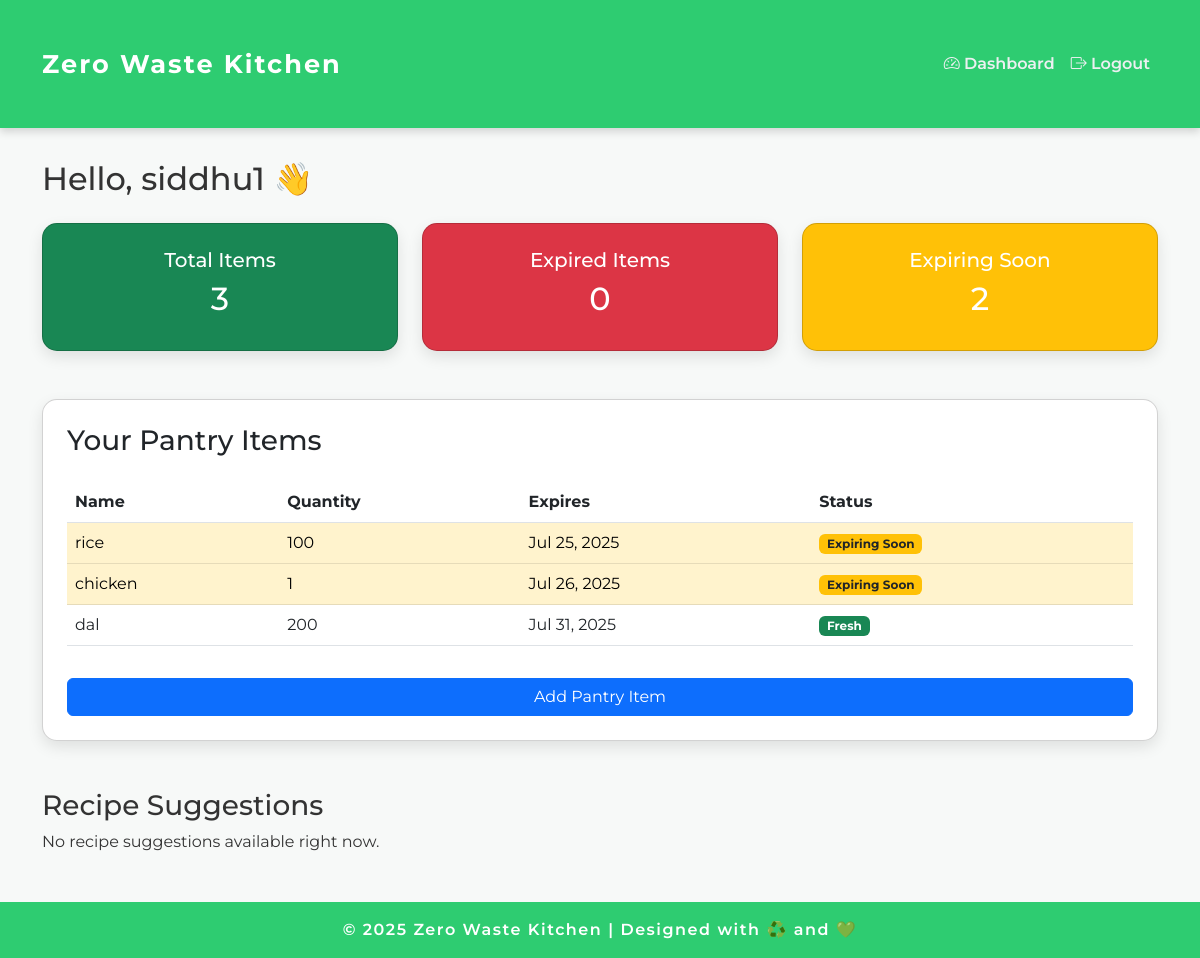
The page /pantry (signed in) on the database its author committed.
### pantry/models.py (models this page shows, shortened)
class PantryItem(models.Model):
    user = models.ForeignKey(User, on_delete=models.CASCADE)
    name = models.CharField(max_length=100)
    quantity = models.PositiveIntegerField()
    expiration_date = models.DateField()
    added_on = models.DateField(auto_now_add=True)
    used = models.BooleanField(default=False)

### pantry/views.py (the view)
# urls.py: path('', views.dashboard, name='dashboard'),  # Home page after login
@login_required
def dashboard(request):
    user = request.user
    items = PantryItem.objects.filter(user=request.user, used=False).order_by('expiration_date')
    today = date.today()
    warning_date = today + timedelta(days=2)
    pantry_items = PantryItem.objects.filter(user=user).order_by('expiration_date')
    ingredient_names = ','.join(item.name for item in items)
    total_items = pantry_items.count()
    expired_items = pantry_items.filter(expiration_date__lt=today).count()
    expiring_soon = pantry_items.filter(expiration_date__gte=today, expiration_date__lte=warning_date).count()
    recipes = []
    if ingredient_names:
        try:
            url = 'https://api.spoonacular.com/recipes/findByIngredients'
            params = {
                'ingredients': ingredient_names,
                'number': 5,
                'ranking': 1,
                'apiKey': settings.SPOONACULAR_API_KEY,
            }
            response = requests.get(url, params=params)
            response.raise_for_status()
            recipes = response.json()
        except Exception as e:
            print(f"Recipe API error: {e}")
    context = {
        'items': items,
        'warning_date': warning_date,
        'recipes': recipes,
        'total_items': total_items,
        'expired_items': expired_items,
        'expiring_soon': expiring_soon,
    }
    return render(request, 'pantry/dashboard.html', context)

### templates/pantry/dashboard.html (shortened to what this page needs)
{% extends 'base.html' %}
{% block content %}
<h2 class="mb-4">Hello, {{ user.username }} 👋</h2>
<div class="row mb-5">
  <div class="col-md-4">
    <div class="card p-4 text-center text-white bg-success">
      <h5>Total Items</h5>
      <h2>{{ total_items }}</h2>
    </div>
  </div>
  <div class="col-md-4">
    <div class="card p-4 text-center text-white bg-danger">
      <h5>Expired Items</h5>
      <h2>{{ expired_items }}</h2>
    </div>
  </div>
  <div class="col-md-4">
    <div class="card p-4 text-center text-white bg-warning">
      <h5>Expiring Soon</h5>
      <h2>{{ expiring_soon }}</h2>
    </div>
  </div>
</div>
<div class="card p-4 mb-5">
  <h3 class="mb-4">Your Pantry Items</h3>
  <table class="table align-middle">
    <thead>
      <tr>
        <th>Name</th>
        <th>Quantity</th>
        <th>Expires</th>
        <th>Status</th>
      </tr>
    </thead>
    <tbody>
      {% for item in items %}
      <tr class="{% if item.expiration_date < today %}table-danger{% elif item.expiration_date <= warning_date %}table-warning{% endif %}">
        <td>{{ item.name }}</td>
        <td>{{ item.quantity }}</td>
        <td>{{ item.expiration_date|date:"M d, Y" }}</td>
        <td>
          {% if item.expiration_date < today %}
            <span class="badge bg-danger">Expired</span>
          {% elif item.expiration_date <= warning_date %}
            <span class="badge bg-warning text-dark">Expiring Soon</span>
          {% else %}
            <span class="badge bg-success">Fresh</span>
          {% endif %}
        </td>
      </tr>
      {% empty %}
      <tr><td colspan="4" class="text-center">No pantry items yet!</td></tr>
      {% endfor %}
    </tbody>
  </table>
  <a href="{% url 'add_pantry_item' %}" class="btn btn-primary mt-3">Add Pantry Item</a>
</div>
<div>
  <h3>Recipe Suggestions</h3>
  <div class="row g-4">
    {% for recipe in recipes %}
      <div class="col-md-4">
        <div class="card h-100">
          <img src="{{ recipe.image }}" class="card-img-top rounded-top" alt="{{ recipe.title }}">
          <div class="card-body">
            <h5 class="card-title">{{ recipe.title }}</h5>
            <p class="card-text">{{ recipe.summary|safe|truncatechars:120 }}</p>
            <a href="{{ recipe.sourceUrl }}" target="_blank" class="btn btn-success">View Recipe</a>
          </div>
        </div>
      </div>
    {% empty %}
      <p>No recipe suggestions available right now.</p>
    {% endfor %}
  </div>
</div>
{% endblock %}

### templates/base.html (shortened to what this page needs)
<!DOCTYPE html>
<html lang="en">
<head>
  <link href="https://cdn.jsdelivr.net/npm/bootstrap@5.3.0/dist/css/bootstrap.min.css" rel="stylesheet" />
  <link href="https://cdn.jsdelivr.net/npm/bootstrap-icons@1.10.5/font/bootstrap-icons.css" rel="stylesheet" />
</head>
<body>
  <nav class="navbar navbar-expand-lg">
    <div class="container">
      <a class="navbar-brand" href="{% url 'landing' %}">Zero Waste Kitchen</a>
      <div class="collapse navbar-collapse justify-content-end" id="navbarNav">
        <ul class="navbar-nav align-items-center">
          {% if user.is_authenticated %}
            <li class="nav-item"><a class="nav-link" href="{% url 'dashboard' %}"><i class="bi bi-speedometer2"></i> Dashboard</a></li>
            <li class="nav-item"><a class="nav-link" href="{% url 'logout' %}"><i class="bi bi-box-arrow-right"></i> Logout</a></li>
          {% else %}
            <li class="nav-item"><a class="nav-link" href="{% url 'login' %}"><i class="bi bi-box-arrow-in-right"></i> Login</a></li>
            <li class="nav-item"><a class="nav-link btn btn-outline-light ms-3 rounded-pill px-3" href="{% url 'signup' %}">Sign Up</a></li>
          {% endif %}
        </ul>
      </div>
    </div>
  </nav>
  <main class="container">
    {% block content %}
    {% endblock %}
  </main>
  <footer>
    &copy; {{ current_year|default:2025 }} Zero Waste Kitchen | Designed with ♻️ and 💚
  </footer>
</body>
</html>

### templates/base.html (style rules this page uses)
:root { --primary-green: #2ecc71; --primary-dark-green: #27ae60; --accent-yellow: #f1c40f; --bg-light: #f7f9f8; --text-dark: #333; --card-bg: #fff; }
body { font-family: 'Montserrat', sans-serif; background-color: var(--bg-light); color: var(--text-dark); min-height: 100vh; display: flex; flex-direction: column; }
nav.navbar { background: var(--primary-green); box-shadow: 0 4px 8px rgb(0 0 0 / 0.15); }
nav .navbar-brand { font-weight: 700; font-size: 1.6rem; color: #fff; letter-spacing: 2px; }
nav .nav-link { color: #ecf0f1; font-weight: 600; transition: color 0.3s ease; }
.container { flex-grow: 1; padding-top: 2rem; padding-bottom: 2rem; }
.card { border-radius: 15px; box-shadow: 0 6px 15px rgb(0 0 0 / 0.1); background-color: var(--card-bg); transition: transform 0.3s ease, box-shadow 0.3s ease; }
footer { background: var(--primary-green); color: #fff; padding: 1rem 0; text-align: center; font-weight: 600; letter-spacing: 1.5px; margin-top: auto; }

### rows shown on the page
PantryItem: name "rice", quantity "100", expiration_date "Jul 25, 2025", shows "Expiring Soon"
PantryItem: name "chicken", quantity "1", expiration_date "Jul 26, 2025", shows "Expiring Soon"
PantryItem: name "dal", quantity "200", expiration_date "Jul 31, 2025", shows "Fresh"

### other values the page prints
{{ user.username }} "siddhu1"
{{ total_items }} "3"
{{ expired_items }} "0"
{{ expiring_soon }} "2"
{{ current_year|default:2025 }} "2025"
